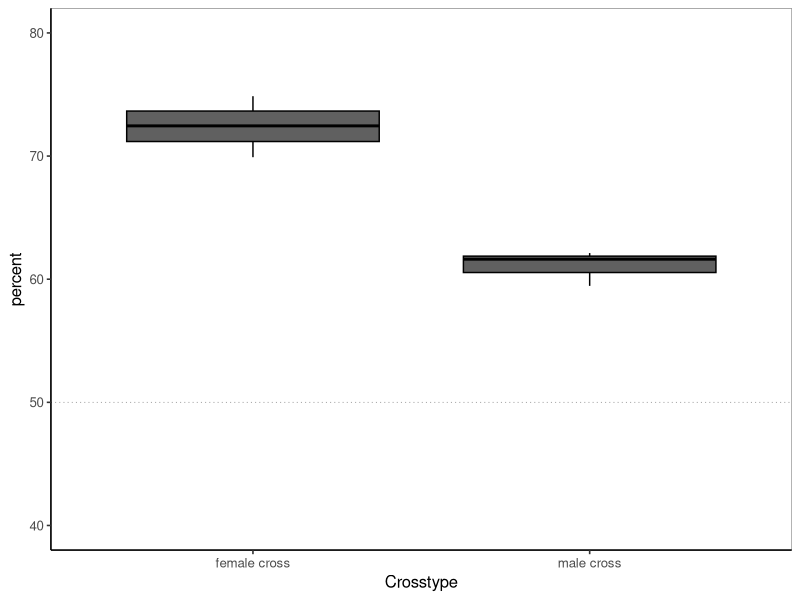
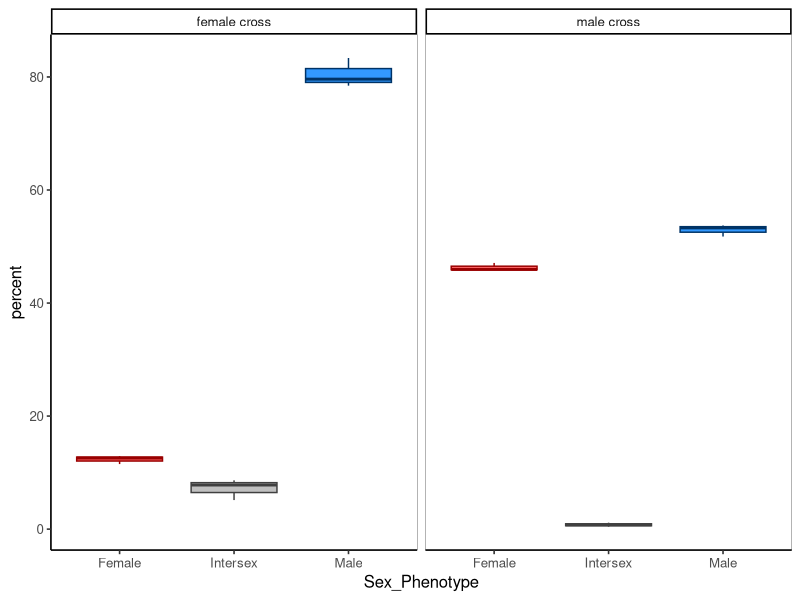
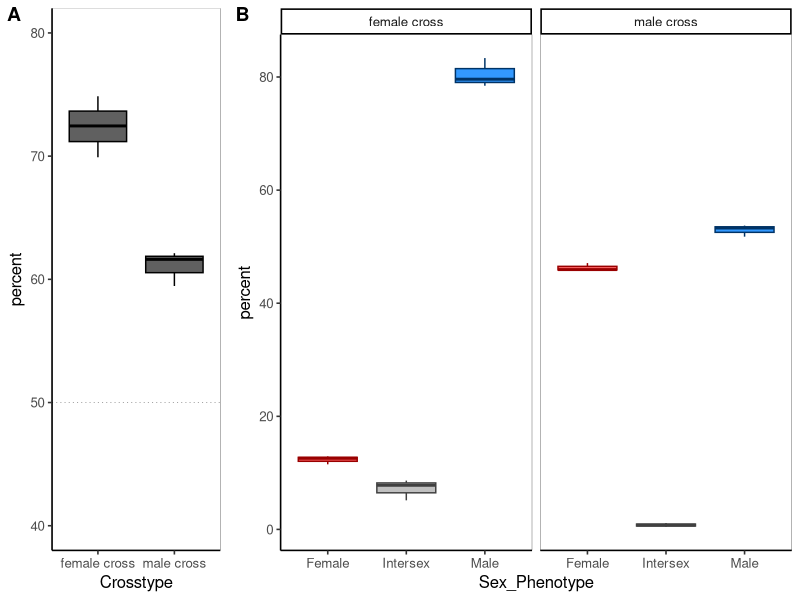
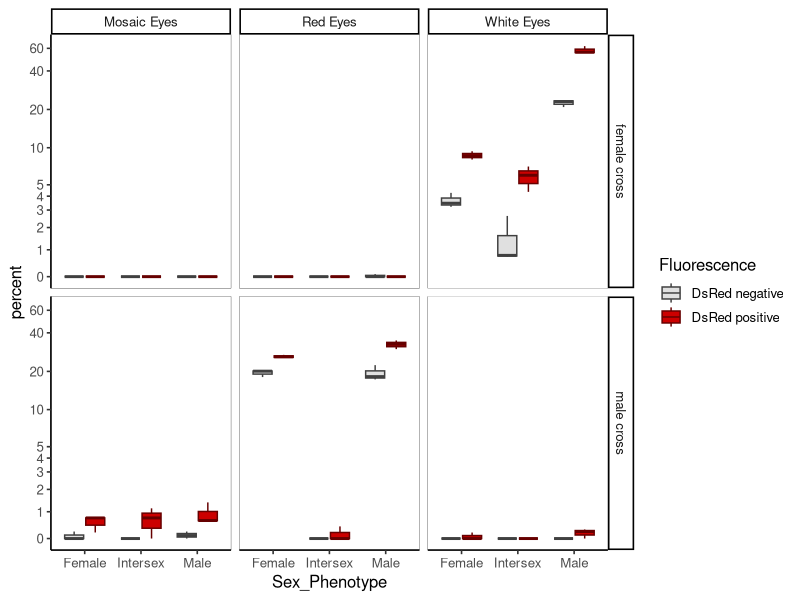

Here is the R script that generated these plots, in order:
library(ggplot2)
library(dplyr)
library(plyr)
library(ggpubr)

setwd(dirname(rstudioapi::getActiveDocumentContext()$path))
getwd()

# ---------- data input ----------

w<-read.table("tra_homing.csv", header=T, sep=",")
w <- subset(w, w$Male_parent != "VasaGD/tra+")
w$Female_parent <- NULL
w$Male_parent[w$Male_parent == "VasaGD;tra+/w+;tra+"] <- "male cross"
w$Male_parent[w$Male_parent == "w+;tra+/w+;tra+"] <- "female cross"
colnames(w)[1] <- "Crosstype"
w_reps <- ddply(w, c("Replicate"), summarise, Number = sum(Number))

sum(w[w$Crosstype == 'male cross',]$Number)
sum(w[w$Crosstype == 'female cross',]$Number)

# ---------- overall homing ----------

w_homing <- ddply(w, c("Replicate","Fluorescence","Crosstype"), summarise, Number = sum(Number))
w_homing$percent <- with(w_homing, ave(Number, Replicate, Crosstype ,FUN = prop.table) * 100)
w_homing <- subset(w_homing, w_homing$Fluorescence == "DsRed positive")

mean(w_homing[w_homing$Crosstype == "female cross",]$percent)
mean(w_homing[w_homing$Crosstype == "male cross",]$percent)

boxp_hom <- ggplot(data=w_homing, aes(x=Crosstype, y=percent, fill=Crosstype, color=Crosstype)) +
  geom_hline(yintercept = 50, size=0.25, alpha=0.5, linetype="dotted") +
  geom_boxplot() +
  scale_fill_manual(values=c("#606060","#606060")) +
  scale_color_manual(values=c("#000000","#000000")) + 
  ylim(40,80) +
  theme_classic(base_size = 12) + theme(legend.position="none") +
  annotate("segment", x=-Inf, xend=Inf, y=-Inf, yend=-Inf, size=0.1)+
  annotate("segment", x=-Inf, xend=-Inf, y=-Inf, yend=Inf, size=0.1)+
  annotate("segment", x=Inf, xend=Inf, y=-Inf, yend=Inf, size=0.1)+
  annotate("segment", x=-Inf, xend=Inf, y=Inf, yend=Inf, size=0.1)
plot(boxp_hom)

# ---------- overall sex plots ----------

w_sex <- ddply(w, c("Replicate","Sex_Phenotype","Crosstype"), summarise, Number = sum(Number))
w_sex$percent <- with(w_sex, ave(Number, Replicate, Crosstype ,FUN = prop.table) * 100)

sex_means <- ddply(w_sex, c("Sex_Phenotype","Crosstype"), summarise,
                   N    = sum(Number),
                   mean = mean(percent),
                   median = median(percent),
                   sd   = sd(percent),
                   se   = sd / sqrt(N))

boxp_sex <- ggplot(data=w_sex, aes(x=Sex_Phenotype, y=percent, fill=Sex_Phenotype, color=Sex_Phenotype)) +
  geom_boxplot() +
  scale_fill_manual(values=c("#FF6666","#C0C0C0","#3399FF")) +
  scale_color_manual(values=c("#990000","#404040","#003366")) + 
  theme_classic(base_size = 12) + theme(legend.position="none") +
  annotate("segment", x=-Inf, xend=Inf, y=-Inf, yend=-Inf, size=0.1)+
  annotate("segment", x=-Inf, xend=-Inf, y=-Inf, yend=Inf, size=0.1)+
  annotate("segment", x=Inf, xend=Inf, y=-Inf, yend=Inf, size=0.1)+
  annotate("segment", x=-Inf, xend=Inf, y=Inf, yend=Inf, size=0.1)+
  facet_wrap(~Crosstype)
plot(boxp_sex)

ggarrange(boxp_hom,boxp_sex,  
          labels = c("A", "B"),
          ncol = 2, nrow = 1, widths = c(1, 2.5))

# ---------- white-eye & fluorescence breakdown ----------

w$percent <- with(w, ave(Number, Replicate, Crosstype, FUN = prop.table) * 100)

boxp <- ggplot(data=w, aes(x=Sex_Phenotype, y=percent, fill=Fluorescence, color=Fluorescence)) +
  geom_boxplot() +
  #scale_fill_manual(values=c("#6666FF","#FF6666")) +
  #scale_color_manual(values=c("#000099","#990000")) +
  scale_fill_manual(values=c("#E0E0E0","#CC0000")) +
  scale_color_manual(values=c("#404040","#660000")) + 
  theme_classic(base_size = 12) +
  facet_grid(vars(Crosstype), vars(White_Phenotype)) + scale_y_continuous(trans=scales::pseudo_log_trans(sigma=1, base=exp(1)), breaks=c(0,1,2,3,4,5,10,20,40,60)) +
  annotate("segment", x=-Inf, xend=Inf, y=-Inf, yend=-Inf, size=0.1)+
  annotate("segment", x=-Inf, xend=-Inf, y=-Inf, yend=Inf, size=0.1)+
  annotate("segment", x=Inf, xend=Inf, y=-Inf, yend=Inf, size=0.1)+
  annotate("segment", x=-Inf, xend=Inf, y=Inf, yend=Inf, size=0.1)
plot(boxp)

sum(w[w$Crosstype == 'male cross' & w$White_Phenotype == 'Mosaic Eyes',]$percent)
sum(w[w$Crosstype == 'male cross' & w$White_Phenotype != 'Red Eyes' & w$Fluorescence =='DsRed positive',]$percent)
